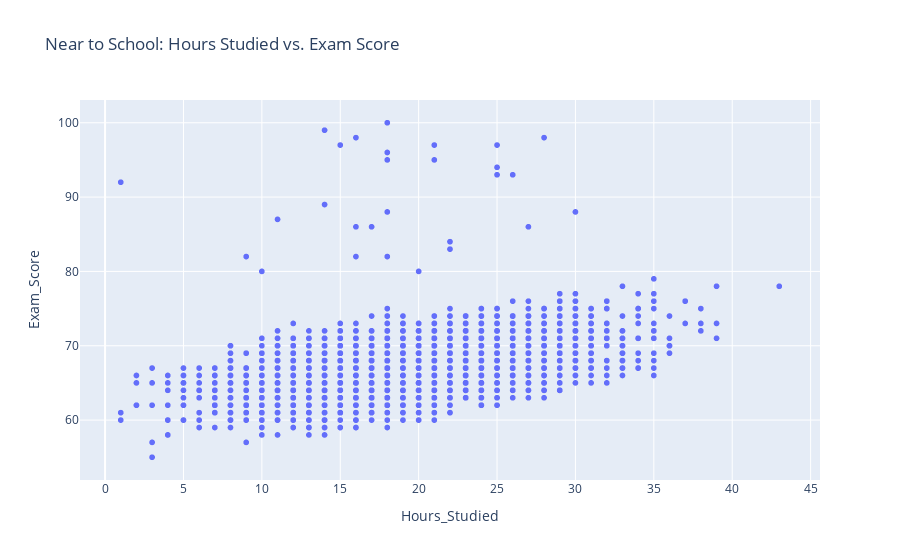
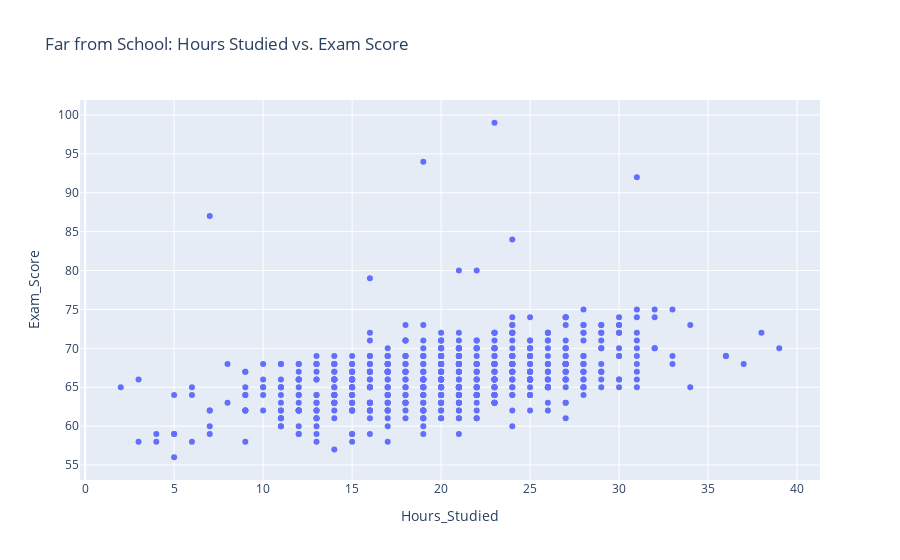

The code cell stored with these charts, in order, in its notebook:
### Code cell
near_schools = dataset[dataset['Distance_from_Home'] == 'Near']
far_schools = dataset[dataset['Distance_from_Home'] == 'Far']
moderate_schools = dataset[dataset['Distance_from_Home'] == 'Moderate']

fig1 = px.scatter(near_schools, x='Hours_Studied', y='Exam_Score', title='Near to School: Hours Studied vs. Exam Score')
fig2 = px.scatter(far_schools, x='Hours_Studied', y='Exam_Score', title='Far from School: Hours Studied vs. Exam Score')
fig3 = px.scatter(moderate_schools, x='Hours_Studied', y='Exam_Score', title='Moderate distance from School: Hours Studied vs. Exam Score')

fig1.show()
fig2.show()
fig3.show()

### Figure 1 — Plotly figure (JSON) as saved in the notebook; plotly's stock layout.template omitted (floating-point values rounded to 4 significant figures; data arrays with more than 128 entries replaced by an {"elided": "..."} marker saying what was removed)
{"data": [{"hovertemplate": "Hours_Studied=%{x}<br>Exam_Score=%{y}<extra></extra>", "legendgroup": "", "marker": {"color": "#636efa", "symbol": "circle"}, "mode": "markers", "name": "", "showlegend": false, "type": "scattergl", "x": {"elided": "3884 int values"}, "xaxis": "x", "y": {"elided": "3884 int values"}, "yaxis": "y"}], "layout": {"legend": {"tracegroupgap": 0}, "title": {"text": "Near to School: Hours Studied vs. Exam Score"}, "xaxis": {"anchor": "y", "domain": [0, 1], "title": {"text": "Hours_Studied"}}, "yaxis": {"anchor": "x", "domain": [0, 1], "title": {"text": "Exam_Score"}}}}

### Figure 2 — Plotly figure (JSON) as saved in the notebook; plotly's stock layout.template omitted (floating-point values rounded to 4 significant figures; data arrays with more than 128 entries replaced by an {"elided": "..."} marker saying what was removed)
{"data": [{"hovertemplate": "Hours_Studied=%{x}<br>Exam_Score=%{y}<extra></extra>", "legendgroup": "", "marker": {"color": "#636efa", "symbol": "circle"}, "mode": "markers", "name": "", "orientation": "v", "showlegend": false, "type": "scatter", "x": {"elided": "658 int values"}, "xaxis": "x", "y": {"elided": "658 int values"}, "yaxis": "y"}], "layout": {"legend": {"tracegroupgap": 0}, "title": {"text": "Far from School: Hours Studied vs. Exam Score"}, "xaxis": {"anchor": "y", "domain": [0, 1], "title": {"text": "Hours_Studied"}}, "yaxis": {"anchor": "x", "domain": [0, 1], "title": {"text": "Exam_Score"}}}}
